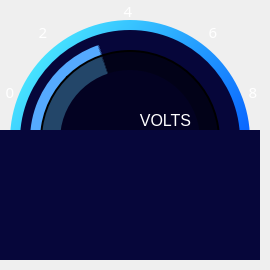
      <widget class="QFrame" name="akuFrame_3">
       <property name="geometry">
        <rect>
         <x>899</x>
         <y>620</y>
         <width>270</width>
         <height>270</height>
        </rect>
       </property>
       <property name="styleSheet">
        <string notr="true">background-color:none;</string>
       </property>
       <property name="frameShape">
        <enum>QFrame::NoFrame</enum>
       </property>
       <property name="frameShadow">
        <enum>QFrame::Raised</enum>
       </property>
       <widget class="QFrame" name="akuGradient_3">
        <property name="geometry">
         <rect>
          <x>10</x>
          <y>20</y>
          <width>240</width>
          <height>240</height>
         </rect>
        </property>
        <property name="styleSheet">
         <string notr="true">border-radius: 120px;
background-color: qlineargradient(spread:pad, x1:0.999873, y1:0.239, x2:0, y2:0.086, stop:0 rgba(104, 1, 174, 255), stop:1 rgba(200, 107, 92, 255));
background-color: qlineargradient(spread:pad, x1:0, y1:0, x2:0.946, y2:0.720818, stop:0 rgba(85, 255, 255, 255), stop:1 rgba(0, 85, 255, 255));</string>
        </property>
        <property name="frameShape">
         <enum>QFrame::NoFrame</enum>
        </property>
        <property name="frameShadow">
         <enum>QFrame::Raised</enum>
        </property>
       </widget>
       <widget class="QFrame" name="kapak4_3">
        <property name="geometry">
         <rect>
          <x>0</x>
          <y>130</y>
          <width>260</width>
          <height>130</height>
         </rect>
        </property>
        <property name="styleSheet">
         <string notr="true">background-color: rgb(6, 6, 58);</string>
        </property>
        <property name="frameShape">
         <enum>QFrame::NoFrame</enum>
        </property>
        <property name="frameShadow">
         <enum>QFrame::Raised</enum>
        </property>
       </widget>
       <widget class="QFrame" name="akuFrameIc_3">
        <property name="geometry">
         <rect>
          <x>20</x>
          <y>30</y>
          <width>220</width>
          <height>220</height>
         </rect>
        </property>
        <property name="styleSheet">
         <string notr="true">background-color: rgb(6, 6, 58);
border-radius: 110px;</string>
        </property>
        <property name="frameShape">
         <enum>QFrame::NoFrame</enum>
        </property>
        <property name="frameShadow">
         <enum>QFrame::Raised</enum>
        </property>
       </widget>
       <widget class="QFrame" name="akuFrameOn_3">
        <property name="geometry">
         <rect>
          <x>60</x>
          <y>70</y>
          <width>140</width>
          <height>140</height>
         </rect>
        </property>
        <property name="styleSheet">
         <string notr="true">background-color: rgb(3, 2, 34);
border-radius:70px;</string>
        </property>
        <property name="frameShape">
         <enum>QFrame::NoFrame</enum>
        </property>
        <property name="frameShadow">
         <enum>QFrame::Raised</enum>
        </property>
        <widget class="QLabel" name="aku_3">
         <property name="geometry">
          <rect>
           <x>70</x>
           <y>40</y>
           <width>71</width>
           <height>21</height>
          </rect>
         </property>
         <property name="styleSheet">
          <string notr="true">color: #ffffff; background-color: none</string>
         </property>
         <property name="text">
          <string>&lt;html&gt;&lt;head/&gt;&lt;body&gt;&lt;p&gt;&lt;span style=&quot; font-family:'Arial Black'; font-size:12pt;&quot;&gt;VOLTS&lt;/span&gt;&lt;/p&gt;&lt;/body&gt;&lt;/html&gt;</string>
         </property>
         <property name="alignment">
          <set>Qt::AlignCenter</set>
         </property>
        </widget>
        <widget class="QLabel" name="akuIcon_3">
         <property name="geometry">
          <rect>
           <x>15</x>
           <y>25</y>
           <width>40</width>
           <height>35</height>
          </rect>
         </property>
         <property name="styleSheet">
          <string notr="true">background-color: none;</string>
         </property>
         <property name="text">
          <string/>
         </property>
         <property name="pixmap">
          <pixmap>tba1.png</pixmap>
         </property>
         <property name="scaledContents">
          <bool>true</bool>
         </property>
        </widget>
       </widget>
       <widget class="QFrame" name="akuProgress_3">
        <property name="geometry">
         <rect>
          <x>30</x>
          <y>40</y>
          <width>200</width>
          <height>200</height>
         </rect>
        </property>
        <property name="styleSheet">
         <string notr="true">background-color: qconicalgradient(cx:0.5, cy:0.5, angle:180, stop:0.011158 rgba(85, 170, 255, 0), stop:0.013089 rgba(249, 201, 111, 255));
background-color: qconicalgradient(cx:0.5, cy:0.5, angle:180, stop:0.799308 rgba(85, 170, 255, 0), stop:0.803089 rgba(85, 170, 255, 255));
border-radius: 100px;</string>
        </property>
        <property name="frameShape">
         <enum>QFrame::NoFrame</enum>
        </property>
        <property name="frameShadow">
         <enum>QFrame::Raised</enum>
        </property>
        <widget class="QFrame" name="akuGolge_3">
         <property name="geometry">
          <rect>
           <x>10</x>
           <y>10</y>
           <width>180</width>
           <height>180</height>
          </rect>
         </property>
         <property name="styleSheet">
          <string notr="true">border-radius: 90px;
background-color: rgba(0, 0, 0,150);
border-width: 2px;
border-style: solid;</string>
         </property>
         <property name="frameShape">
          <enum>QFrame::NoFrame</enum>
         </property>
         <property name="frameShadow">
          <enum>QFrame::Raised</enum>
         </property>
        </widget>
       </widget>
       <widget class="QLabel" name="labelA4_3">
        <property name="geometry">
         <rect>
          <x>118</x>
          <y>0</y>
          <width>20</width>
          <height>20</height>
         </rect>
        </property>
        <property name="styleSheet">
         <string notr="true">color: rgb(255, 255, 255);
background-color: none;</string>
        </property>
        <property name="text">
         <string>&lt;html&gt;&lt;head/&gt;&lt;body&gt;&lt;p&gt;&lt;span style=&quot; font-size:11pt; font-family: Arial Black&quot;&gt;4&lt;/span&gt;&lt;/p&gt;&lt;/body&gt;&lt;/html&gt;</string>
        </property>
        <property name="alignment">
         <set>Qt::AlignCenter</set>
        </property>
       </widget>
       <widget class="QLabel" name="labelA2_3">
        <property name="geometry">
         <rect>
          <x>33</x>
          <y>21</y>
          <width>20</width>
          <height>20</height>
         </rect>
        </property>
        <property name="styleSheet">
         <string notr="true">color: rgb(255, 255, 255);
background-color: none;</string>
        </property>
        <property name="text">
         <string>&lt;html&gt;&lt;head/&gt;&lt;body&gt;&lt;p&gt;&lt;span style=&quot; font-size:11pt; font-family: Arial Black&quot;&gt;2&lt;/span&gt;&lt;/p&gt;&lt;/body&gt;&lt;/html&gt;</string>
        </property>
        <property name="alignment">
         <set>Qt::AlignCenter</set>
        </property>
       </widget>
       <widget class="QLabel" name="labelA6_3">
        <property name="geometry">
         <rect>
          <x>203</x>
          <y>21</y>
          <width>20</width>
          <height>20</height>
         </rect>
        </property>
        <property name="styleSheet">
         <string notr="true">color: rgb(255, 255, 255);
background-color: none;</string>
        </property>
        <property name="text">
         <string>&lt;html&gt;&lt;head/&gt;&lt;body&gt;&lt;p&gt;&lt;span style=&quot; font-size:11pt; font-family: Arial Black&quot;&gt;6&lt;/span&gt;&lt;/p&gt;&lt;/body&gt;&lt;/html&gt;</string>
        </property>
        <property name="alignment">
         <set>Qt::AlignCenter</set>
        </property>
       </widget>
       <widget class="QLabel" name="labelA0_3">
        <property name="geometry">
         <rect>
          <x>0</x>
          <y>81</y>
          <width>20</width>
          <height>20</height>
         </rect>
        </property>
        <property name="styleSheet">
         <string notr="true">color: rgb(255, 255, 255);
background-color: none;</string>
        </property>
        <property name="text">
         <string>&lt;html&gt;&lt;head/&gt;&lt;body&gt;&lt;p&gt;&lt;span style=&quot; font-size:11pt; font-family: Arial Black&quot;&gt;0&lt;/span&gt;&lt;/p&gt;&lt;/body&gt;&lt;/html&gt;</string>
        </property>
        <property name="alignment">
         <set>Qt::AlignCenter</set>
        </property>
       </widget>
       <widget class="QLabel" name="labelA8_3">
        <property name="geometry">
         <rect>
          <x>243</x>
          <y>81</y>
          <width>20</width>
          <height>20</height>
         </rect>
        </property>
        <property name="styleSheet">
         <string notr="true">color: rgb(255, 255, 255);
background-color: none;</string>
        </property>
        <property name="text">
         <string>&lt;html&gt;&lt;head/&gt;&lt;body&gt;&lt;p&gt;&lt;span style=&quot; font-size:11pt; font-family: Arial Black&quot;&gt;8&lt;/span&gt;&lt;/p&gt;&lt;/body&gt;&lt;/html&gt;</string>
        </property>
        <property name="alignment">
         <set>Qt::AlignCenter</set>
        </property>
       </widget>
       <zorder>akuGradient_3</zorder>
       <zorder>akuFrameIc_3</zorder>
       <zorder>labelA4_3</zorder>
       <zorder>labelA2_3</zorder>
       <zorder>labelA6_3</zorder>
       <zorder>labelA0_3</zorder>
       <zorder>labelA8_3</zorder>
       <zorder>akuProgress_3</zorder>
       <zorder>akuFrameOn_3</zorder>
       <zorder>kapak4_3</zorder>
      </widget>
